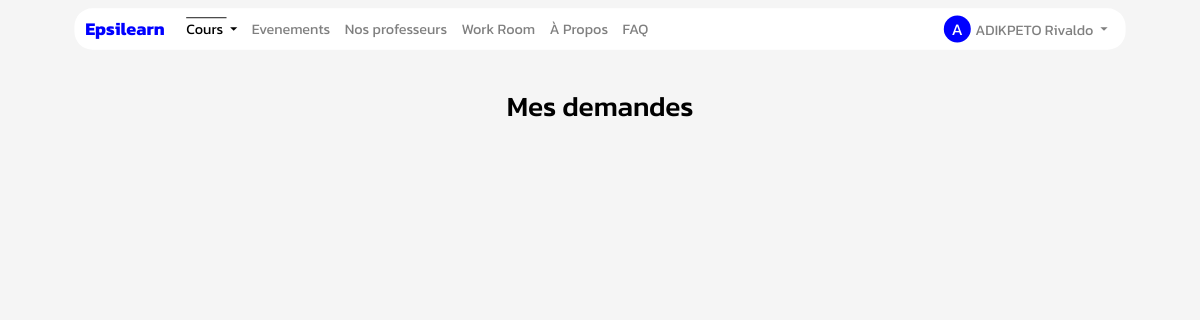
The page /demande (signed in) on the database its author committed.
### App/Models/models.py (models this page shows, shortened)
class User(db.Model):
    id = db.Column(db.Integer, primary_key=True)
    nom = db.Column(db.String(50))
    prenom = db.Column(db.String(50))
    nationalite = db.Column(db.String(50))
    mail = db.Column(db.String(50))
    code = db.Column(db.String(50))
    pseudo=db.Column(db.String(200))
    date_naiss=db.Column(db.DateTime)
    ter = db.Column(db.String(50),default="non")
    age=db.Column(db.Integer)
    confirmer = db.Column(db.String(50),default="non")
    mdp=db.Column(db.String(50))
    photo=db.Column(db.String(50),default="static/Profil/unknown.jpg")
    password_reset_token = db.Column(db.String(100))
    password_reset_expiration = db.Column(db.DateTime)
    role=db.Column(db.String(200))
    etudiant= db.relationship('Etudiant', backref='acces_etudiant', foreign_keys='Etudiant.id_user_e')
    prof= db.relationship('Prof', backref='acces_prof', foreign_keys='Prof.id_user_p')
    autre= db.relationship('Autre', backref='acces_autre', foreign_keys='Autre.id_user_a')

### App/Cours/routes_cours.py (the view)
@CoursBp.route('/demande')
@login_required
def demande():
    user_id = session.get('userid')
    if session.get("role")=="etudiant":
        update_aj_column_e()
    if session.get("role")=="professeur":
        update_aj_column_p()
    delete_expired_demandes()
    try:
        demandeprof =Demande.query.filter(and_(Demande.statut_demande == 'enattente', Demande.id_prof == user_id)).all()
        demandeprof = sorted(demandeprof, key=lambda demande: demande.id_demande, reverse=True)
        demandeetudiant = Demande.query.filter(and_(or_(Demande.statut_demande == 'enattente',Demande.statut_demande == 'refuse'), Demande.id_etudiant == user_id,Demande.acceptation=="non")).all()
        demandeetudiant = sorted(demandeetudiant, key=lambda demande: demande.id_demande, reverse=True)
        date_act = datetime.now()
    except Exception as e:
        return render_template('error.html')
    return render_template('demande.html',demandeprof=demandeprof,demandeetudiant=demandeetudiant,date_act=date_act)

### App/Controllers/fonction.py (called while the page is built)
def update_aj_column_e():
    Demande.query.filter((Demande.aj_e == 'nouvelle') | (Demande.aj_e == 'modif'), ((Demande.statut_demande == 'enattente')|(Demande.statut_demande == 'refuse'))).update({'aj_e': 'ancienne'})
    db.session.commit()

def delete_expired_demandes():
    current_datetime = datetime.now()
    demandes_to_delete = Demande.query.filter(
        Demande.statut_demande == "enattente",
        Demande.date_acc < current_datetime
    ).all()
    for demande in demandes_to_delete:
        db.session.delete(demande)  # Delete the demande instance
    db.session.commit()

def get_current_user():
    _current_user=None
    if session.get("userid"):
        user=User.query.get(session.get("userid"))
        if user:
            _current_user=user
    return _current_user

def nombre_np():
    if session.get('role') in ["etudiant","professeur"]:
        np,_=notif(session.get("role"))
        nombre= np_nombre(us=np)
    else:
        nombre= np_nombre(us=0)
    return nombre

def nombre_nd():
    if session.get('role') in ["etudiant","professeur"]:
        _,nd=notif(session.get("role"))
        nombre= nd_nombre(us=nd)
    else:
        nd=0
        nombre= nd_nombre(us=nd)
    return nombre

### App/Decorators/__init__.py (called while the page is built)
def login_required(f):
    @wraps(f)
    def _login_required(*args,**kwargs):
        if "role" in session:
            return f(*args,**kwargs)
        else:
            session['next_url'] =request.url
            print(request.url)
            return redirect(url_for('Main.connexion'))
    return _login_required

### App/Main/routes_home.py (called while the page is built)
@MainBp.app_context_processor
def inject_param():
    return dict(current_user=current_user,np=np,nd=nd,n_stud=n_stud,user_type=session.get("role"))

### app.py (called while the page is built)
@app.after_request
def set_secure_headers(response):
    response.headers['X-Content-Type-Options'] = 'nosniff'
    response.headers['X-Frame-Options'] = 'SAMEORIGIN'
    response.headers['X-XSS-Protection'] = '1; mode=block'
    return response

@app.before_request
def update_session_time():
    if user:
        if user.id not in processed_requests and user.id is not None:
            last_activity_key = f'last_activity:{user.id}'
            redis_store.set(last_activity_key, datetime.now().strftime('%Y-%m-%d %H:%M:%S'), ex=3)
            session['online_users'] = len(redis_store.keys('last_activity:*'))
            processed_requests[user.id] = True

### App/Cours/templates/demande.html (shortened to what this page needs)
{% extends "base.html" %}
{% block style %}
  <link rel="stylesheet" href="https://maxcdn.bootstrapcdn.com/bootstrap/4.5.2/css/bootstrap.min.css">
  {% endblock %}
{% block content %}
  <div class="h1 animate-element" data-animation="fadeInUp" style="animation-duration: 1s;">
    <h1 style="font-size: 28px;">Mes demandes</h1>
</div>
{% endblock %}

### App/Main/templates/base.html (shortened to what this page needs)
<!DOCTYPE html>
<html>
<head>
    <link href="https://cdn.jsdelivr.net/npm/bootstrap@5.3.0/dist/css/bootstrap.min.css" rel="stylesheet">
    <link
    rel="stylesheet"
    href="https://pro.fontawesome.com/releases/v5.10.0/css/all.css"
  />
  <link rel="stylesheet" href="https://cdnjs.cloudflare.com/ajax/libs/animate.css/4.1.1/animate.min.css">
    {% block style %}{% endblock %}
</head>
<body style="font-family: 'Kanit';">
 <div class="page-content hidden">
    {% block nav %}
    <nav class="navbar navbar-expand-lg navbar-light bg-transparent " style="display: flex;justify-content: center; height: 40px;scale: 0.9;z-index: 9999999999999999999999;" >
        <div class="container-fluid text-center" style="background-color: rgb(255, 255, 255);border-radius: 20px;z-index: 9;opacity: 1;margin-top: 20px;padding: 0 12px;">
            <a class="navbar-brand" href="/accueil" style="color: blue;">Epsilearn</a>
            <div class="collapse navbar-collapse" id="navbarNav">
                <ul class="navbar-nav" style="z-index: 99999999999999999;">
                    {% if user_type == 'professeur' %}
                    {% if np.us>0 %}
                    <style>
                        #prg{
                            color: brown;
                            font-weight: bold;
                        }
                    </style>
                    {% endif %}
                    {% if nd.us > 0 %}
                    <style>
                        #dmd{
                            color: brown;
                            font-weight: bold;
                        }
                    </style>
                    {% endif %}
                    <li class="nav-item dropdown" >
                        <a class="nav-link dropdown-toggle" href="#" id="navbarDropdownMenuLink" role="button" data-bs-toggle="dropdown" aria-expanded="false">
                            Cours
                        </a>
                        <ul class="dropdown-menu" aria-labelledby="navbarDropdownMenuLink">
                            <li><a id="prg" class="dropdown-item" href="/programme">Programmes{% if np.us > 0 %}({{np.us}}){% endif %}</a></li>
                            <li><a id="dmd" class="dropdown-item" href="/demande">Demandes{% if nd.us > 0 %}({{nd.us}}){% endif %}</a></li>
                            <li><a class="dropdown-item" href="/offre">Offres</a></li>
                            <li><a class="dropdown-item" href="/cours-crees">Mes services</a></li>
                        </ul>
                    </li>
                    <li class="nav-item">
                        <a class="nav-link" id="evenement" href="/evenement">Evenements</a>
                    </li>
                    <li class="nav-item">
                        <a class="nav-link"  id="workroom" href="/chambrepomodoro">Work Room</a>
                    </li>
                    <li class="nav-item">
                        <a class="nav-link" id="about"  href="/about">À Propos</a>
                    </li>
                    <li class="nav-item">
                        <a class="nav-link" id="faq"  href="/faq">FAQ</a>
                    </li>
                    {% elif user_type == 'etudiant' %}
                    <li class="nav-item dropdown">
                        <a class="nav-link dropdown-toggle"  href="#" id="navbarDropdownMenuLink"  role="button" data-bs-toggle="dropdown" aria-expanded="false">
                            Cours
                        </a>
                    </li>
                    <li class="nav-item">
                        <a class="nav-link" id="evenement" href="/evenement">Evenements</a>
                    </li>
                    <li class="nav-item">
                      <a class="nav-link" id="listeprof" href="/listeprof">Nos professeurs</a>
                  </li>
                  <li class="nav-item">
                    <a class="nav-link"  id="workroom" href="/chambrepomodoro">Work Room</a>
                  </li>
                <li class="nav-item">
                    <a class="nav-link" id="about" href="/about">À Propos</a>
                </li>
                  <li class="nav-item">
                    <a class="nav-link" id="faq"  href="/faq">FAQ</a>
                </li>
                    {% endif %}
                </ul>
                <ul class="navbar-nav ms-auto">
                    {% if current_user %}
                    <li class="nav-item dropdown">
                        <a class="nav-link dropdown-toggle" href="#" id="navbarDropdownMenuLink2" role="button" data-bs-toggle="dropdown" aria-expanded="false">
                            <span class="user-initials">{{ current_user.nom|first }}</span>{{ current_user.nom }} {{ current_user.prenom }}
                        </a>
                    </li>
                    {% endif %}
                </ul>
            </div>
        </div>
    </nav>
    {% endblock %}
    <div  style="font-family:'Kanit';overflow-x:hidden;overflow-y: hidden;">
        {% block content %}
        {% endblock %}
    </div>
</div>
</body>
</html>

### App/Main/templates/base.html (style rules this page uses)
.loaded .page-content { display: block; }
.navbar-brand { font-weight: bold; }
.user-initials { width: 30px; height: 30px; border-radius: 50%; background-color: blue; color: #ffffff; font-size: 18px; display: inline-flex; align-items: center; justify-content: center; margin-right: 5px; text-transform: uppercase; }

### App/Cours/templates/demande.html (style rules this page uses)
#navbarDropdownMenuLink { text-decoration: overline ; color: rgb(0, 0, 0) }
body { background-color: #f5f5f5; }
.h1 { margin-top: 50px; color: black; display: flex; display: flex; justify-content: center; align-items: center; }

### rows shown on the page
User: nom|first "A", nom "ADIKPETO", prenom "Rivaldo"
